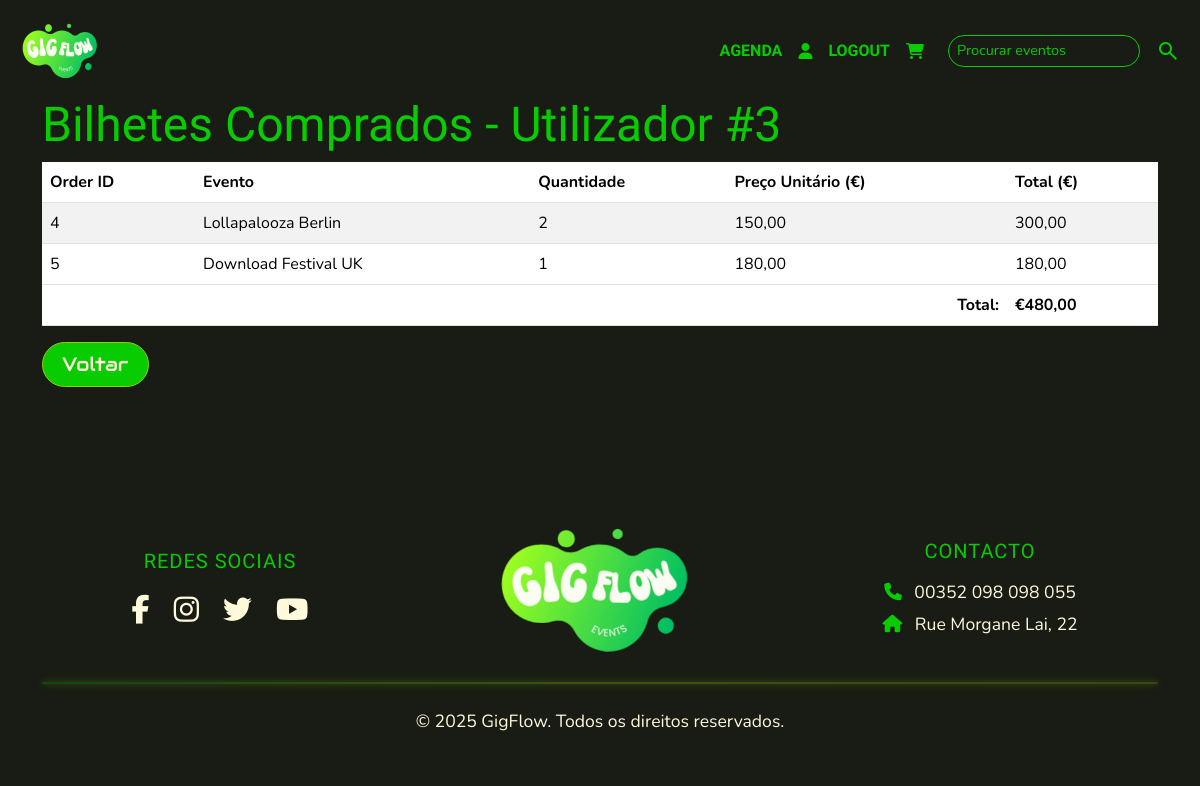
The app's page /auth/view_order_items.php?id=3 (signed in) with its own data.
### tables this page shows
CREATE TABLE `purchase_items` (
  `id` int(11) NOT NULL,
  `purchase_id` int(11) NOT NULL,
  `event_id` int(11) NOT NULL,
  `quantity` int(11) NOT NULL,
  `price` decimal(10,2) NOT NULL
);

CREATE TABLE `events` (
  `id` int(11) NOT NULL,
  `title` varchar(150) NOT NULL,
  `bio_page` varchar(100) DEFAULT NULL,
  `category` enum('comedy','pop','rock','festival') NOT NULL,
  `description` text NOT NULL,
  `event_date` date NOT NULL,
  `event_time` time NOT NULL,
  `location` varchar(200) NOT NULL,
  `price` decimal(10,2) NOT NULL,
  `created_at` timestamp NOT NULL DEFAULT current_timestamp(),
  `updated_at` timestamp NOT NULL DEFAULT current_timestamp() ON UPDATE current_timestamp()
);

### auth/view_order_items.php (the view, shortened to what this page needs)
<?php
include '../php/config.php';
$purchase_id = (int)$_GET['id'];
$sql = "SELECT pi.id, e.title, pi.quantity, pi.price
        FROM purchase_items pi
        JOIN events e ON pi.event_id = e.id
        WHERE pi.purchase_id = $purchase_id";
$result = $conn->query($sql);
$items = [];
$total = 0;
if ($result->num_rows > 0) {
  while($row = $result->fetch_assoc()) {
    $items[] = $row;
    $total += $row['price'] * $row['quantity'];
  }
}
?>
<!DOCTYPE html>
<html lang="pt-PT">
<head>
  <link href="https://cdn.jsdelivr.net/npm/bootstrap@5.3.7/dist/css/bootstrap.min.css" rel="stylesheet"
 />
  <link rel="stylesheet" href="https://cdnjs.cloudflare.com/ajax/libs/font-awesome/6.5.0/css/all.min.css"
 />
  <link rel="stylesheet" href="../css/admin.css" />
</head>
<body>
  <header>
    <nav class="navbar navbar-expand-lg fixed-top py-3">
      <div class="container-fluid">
        <a class="navbar-brand" href="../index.php">
          <img src="../images/black-logo-thumb.png" alt="Logo" width="100" height="60" />
        </a>
        <div class="collapse navbar-collapse" id="navbarContent">
          <ul class="navbar-nav ms-auto mb-2 mb-lg-0 align-items-center">
            <li class="nav-item">
              <a class="nav-link" href="../pages/agenda.php">AGENDA</a>
            </li>
            <li class="nav-item">
              <a class="nav-link d-flex align-items-center" href="../pages/profile.php" aria-label="Meu Perfil"><i
                  class="fa-solid fa-user"></i>
              </a>
            </li>
            <li class="nav-item">
              <a class="nav-link d-flex align-items-center" href="../php/logout.php" aria-label="Logout">LOGOUT</a>
            </li>
            <li class="nav-item">
              <a class="nav-link d-flex align-items-center" href="../pages/cart.php" aria-label="Carrinho"><i
                  class="fa-solid fa-cart-shopping"></i>
              </a>
            </li>
          </ul>
          <form class="d-flex ms-lg-3" role="search">
            <input class="form-control me-2" type="search" placeholder="Procurar eventos" />
            <button class="btn btn-outline-light" type="submit">
              <span class="material-symbols-outlined"> search </span>
            </button>
          </form>
        </div>
      </div>
    </nav>
  </header>
  <main>
    <section id="edit-event">
      <div class="container py-5 mt-5">
        <h1>Bilhetes Comprados - Utilizador #<?php echo $purchase_id ?></h1>
        <?php if(count($items) === 0): ?>
        <div class="alert alert-warning">Nenhum item encontrado nesta compra.</div>
          <?php else: ?>
          <table class="table table-striped">
            <thead>
              <tr>
                <th>Order ID</th>
                <th>Evento</th>
                <th>Quantidade</th>
                <th>Preço Unitário (€)</th>
                <th>Total (€)</th>
              </tr>
            </thead>
            <tbody>
              <?php foreach($items as $item): ?>
                <tr>
                  <td><?= $item['id'] ?></td>
                  <td><?= htmlspecialchars($item['title']) ?></td>
                  <td><?= $item['quantity'] ?></td>
                  <td><?= number_format($item['price'], 2, ',', '.') ?></td>
                  <td><?= number_format($item['price'] * $item['quantity'], 2, ',', '.') ?></td>
                </tr>
              <?php endforeach; ?>
            </tbody>
            <tfoot>
              <tr>
                <th colspan="4" class="text-end">Total:</th>
                <th>€<?= number_format($total, 2, ',', '.') ?></th>
              </tr>
            </tfoot>
          </table>
          <?php endif; ?>
          <a href="admin.php" class="btn-color mb-3">Voltar</a>
        </div>
    </section>
  </main>
  <footer class="footer py-4 mt-5">
    <div class="container text-center">
      <div class="row align-items-center gy-4">
        <div class="col-md-4">
          <h5>Redes Sociais</h5>
          <div class="social-icons">
            <a href="#"><i class="fab fa-facebook-f"></i></a>
            <a href="#"><i class="fab fa-instagram"></i></a>
            <a href="#"><i class="fab fa-twitter"></i></a>
            <a href="#"><i class="fab fa-youtube"></i></a>
          </div>
        </div>
        <div class="col-md-4"><img src="../images/black-logo-thumb.png" alt="Gig Flow Logo" class="footer-logo"></div>
        <div class="col-md-4">
          <h5>Contacto</h5>
          <p><i class="fa-solid fa-phone"></i> 00352 098 098 055</p>
          <p><i class="fa-solid fa-house"></i> Rue Morgane Lai, 22</p>
        </div>
      </div>
      <hr class="my-4">
      <p class="text-center mb-0">&copy; 2025 GigFlow. Todos os direitos reservados.</p>
    </div>
  </footer>
</body>
</html>

### css/admin.css (style rules this page uses)
:root { --font-title: 'Tektur', 'Arial Black', sans-serif; --font-main: 'Nunito', 'Arial', sans-serif; --button-text: 'Audiowide', 'Arial Black', sans-serif; --bg-color: rgb(24, 28, 20); --text-color: rgb(255, 250, 220); --green-1: rgb(8, 203, 0); --green-2: rgb(152, 205, 0); --green-neon: rgb(182, 245, 0); }
* { margin: 0; padding: 0; box-sizing: border-box; }
body { font-family: var(--font-main); color: var(--text-color); background-color: var(--bg-color); line-height: 1.5; scroll-behavior: smooth; }
h1, h2, h3 { font-family: var(--font-title); font-size: 3rem; color: var(--green-1); }
hr { border: none; height: 2px; border-radius: 50px; background: linear-gradient(90deg, rgba(8, 203, 0, 1) 0%, rgba(182, 245, 0, 1) 50%, rgba(152, 205, 0, 1) 100%); box-shadow: 0 0 5px rgba(182, 245, 0, 0.8), 0 0 10px rgba(182, 245, 0, 0.6), 0 0 20px rgba(182, 245, 0, 0.4); }
.btn-color { display: inline-block; background: var(--green-1); color: var(--text-color); border: 1px solid var(--green-2); padding: 0.45rem 1.2rem; font-family: var(--button-text); font-size: 1.3rem; border-radius: 25px; cursor: pointer; transition: 0.2s ease-in-out, box-shadow 0.3s ease-in-out; position: relative; box-shadow: none; }
span { font-family: var(--button-text); color: var(--green-1); }
a { text-decoration: none; }
.navbar { background-color: var(--bg-color); padding: 1rem 0; }
.navbar .nav-link { color: var(--green-1); font-family: var(--font-title); font-weight: 600; transition: 0.2s ease-in-out; }
.navbar .form-control { border-radius: 20px; border: 1px solid var(--green-1); padding: 0.25rem 0.5rem; background-color: transparent; color: var(--text-color); font-size: 0.9rem; }
.navbar .form-control::placeholder { color: var(--green-1); }
.navbar .btn-outline-light { border: none; background: none; color: var(--green-1); font-size: 1.5rem; padding: 0.25rem 0.5rem; display: flex; align-items: center; }
a.btn-color { font-size: 1.2rem; }
footer.footer { background-color: var(--bg-color); color: var(--text-color); font-family: var(--font-main); text-align: center; }
footer.footer h5 { color: var(--green-1); font-family: var(--font-title); margin-bottom: 1rem; text-transform: uppercase; letter-spacing: 1px; }
footer.footer p { margin: 0.3rem 0; color: var(--text-color); font-size: 1.1rem; }
footer.footer p i { color: var(--green-1); margin-right: 8px; font-size: 1.1rem; }
footer.footer .footer-logo { max-width: 250px; transition: transform 0.3s ease; }
footer.footer a { color: var(--text-color); text-decoration: none; transition: 0.3s; }
footer.footer .social-icons a { font-size: 1.8rem; margin: 0 10px; display: inline-block; transition: 0.3s ease-in-out; }

### records on screen
purchase_items: id "4", event.title "Lollapalooza Berlin", quantity "2", price "150,00", $item['price'] * $item['quantity'] "300,00"
purchase_items: id "5", event.title "Download Festival UK", quantity "1", price "180,00", $item['price'] * $item['quantity'] "180,00"

### other values on screen
$purchase_id "3"
$total "480,00"
